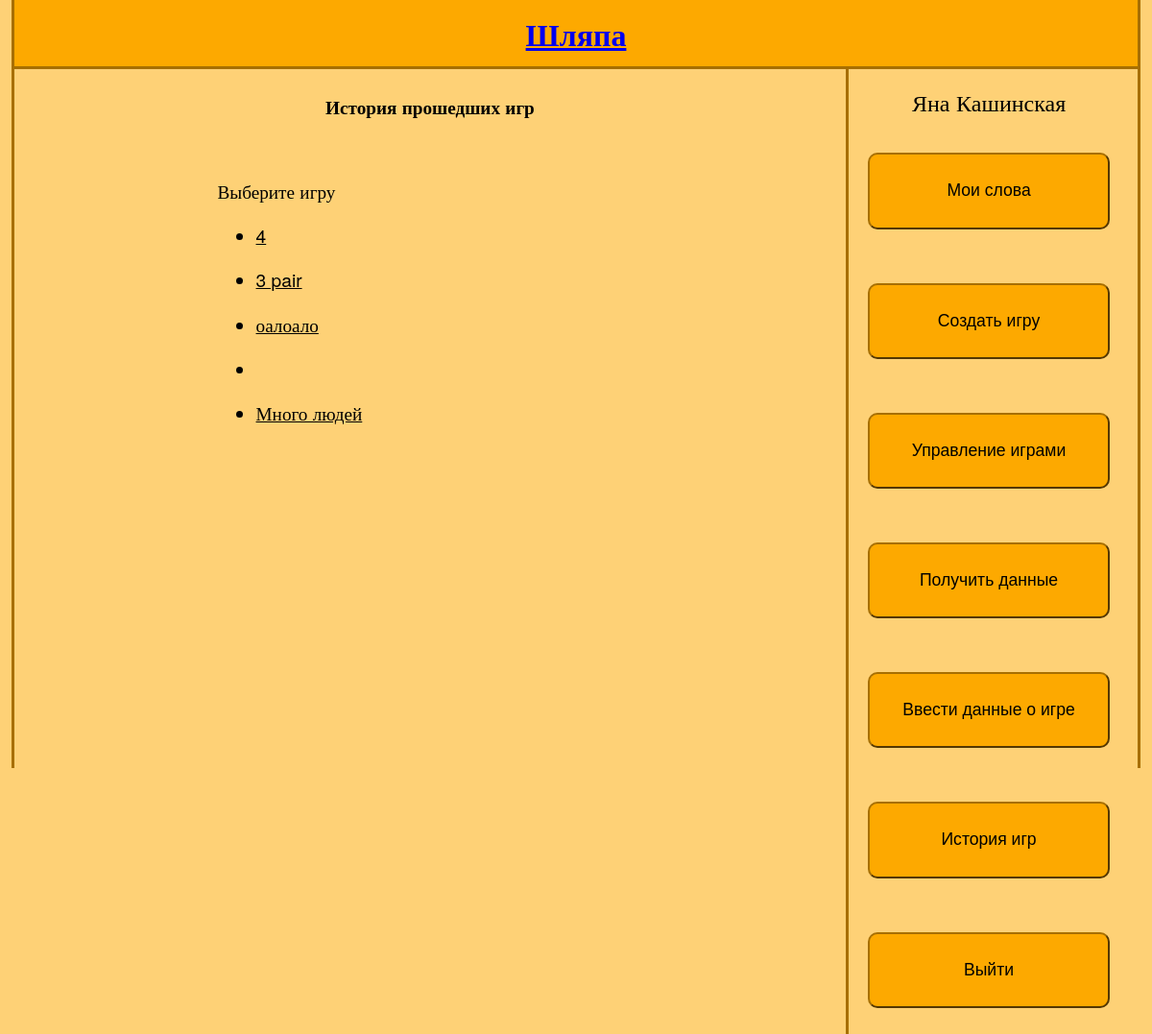
Before: /history/ (signed in) with the older database file.
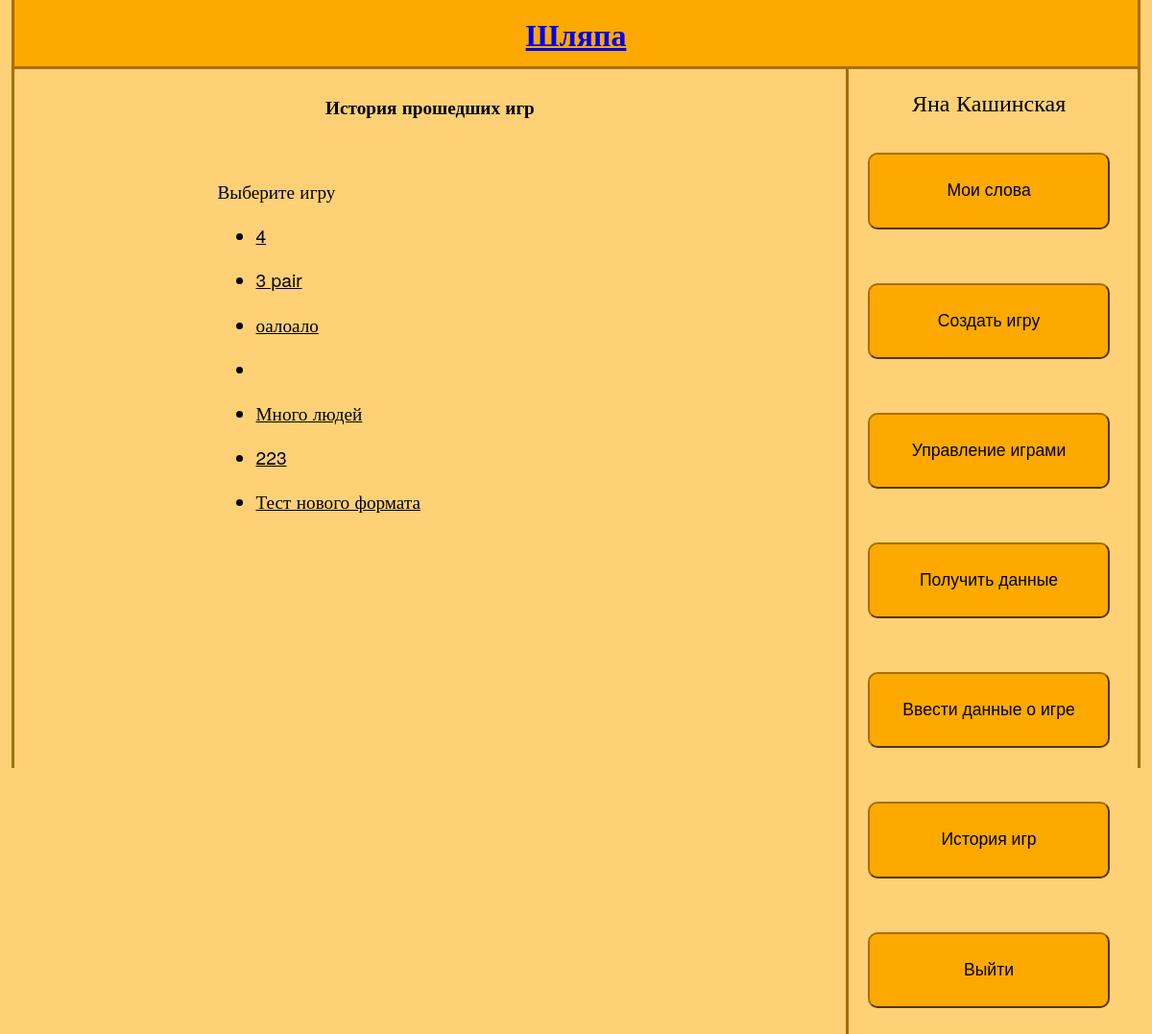
After: the same page with the newer database file.
### game/models.py (models this page shows, shortened)
class Game(models.Model):
	name = models.CharField(max_length = 100)
	password = models.IntegerField()
	creator = models.ForeignKey(User, related_name='creator')
	user = models.ManyToManyField(User, related_name='user')

### views.py (the view)
# urls.py: url(r'^history/$', history),
def history(request):
	games = Game.objects.filter(user = request.user)
	return render_to_response('history.html', {'games':games}, context_instance=RequestContext(request))

### templates/history.html (shortened to what this page needs)
{% extends "base.html" %}
{% block main %}
<p>
	<h1> История прошедших игр </h1>
	<div id="list_games">
		Выберите игру
		<ul>
		{% for game in games %}
		<li> <a href = '/history_game/{{game.id}}'> {{game.name}} </a> </li>
		{% endfor %}
		</ul>
	</div>
</p>
{% endblock %}

Changed rows visible on the page:
added Game: name "223"
added Game: name "Тест нового формата"
